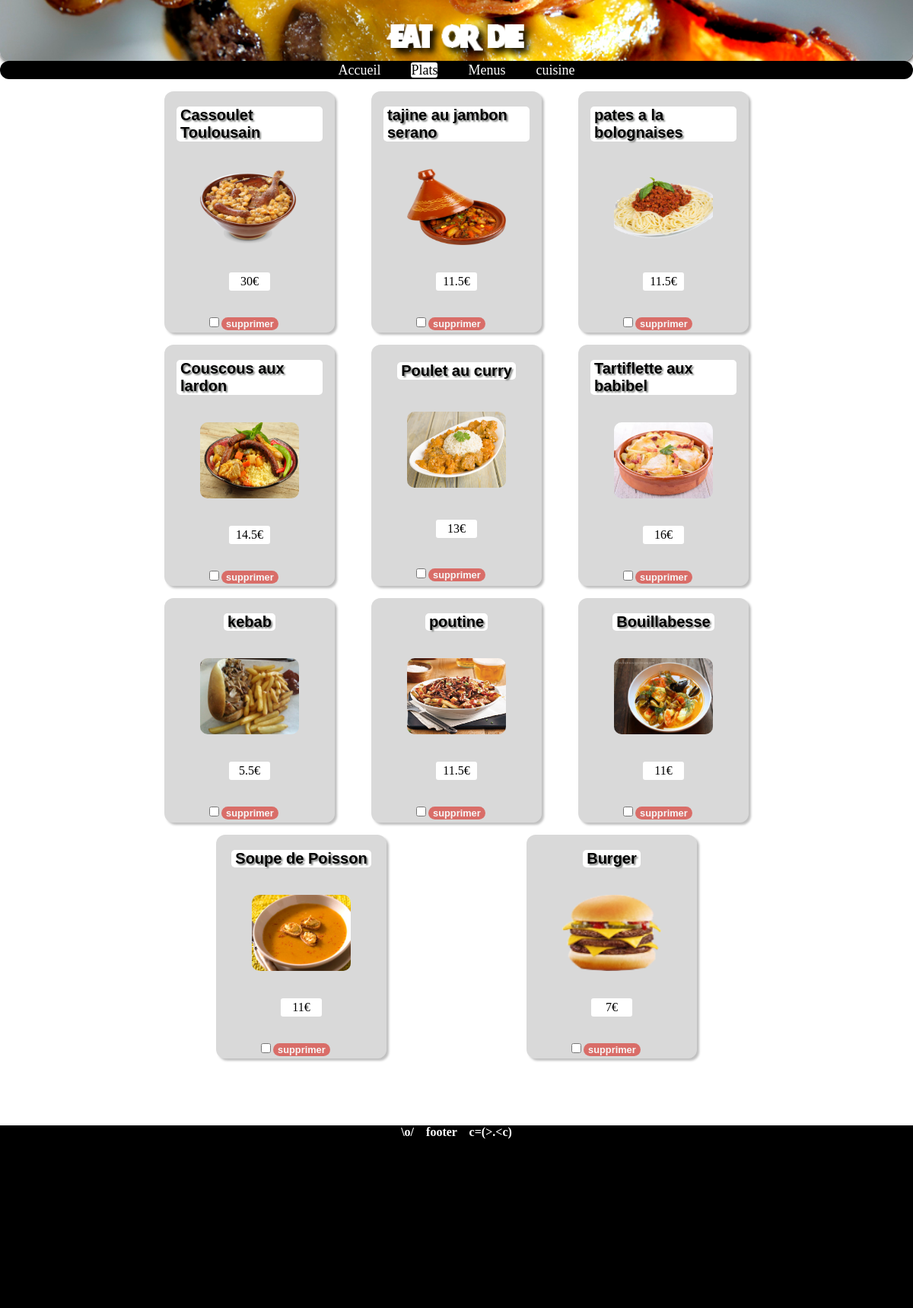
Screenshot of /plats.php with the database file from the repository.
### tables this page shows
CREATE TABLE `plat` (
  `id` int(11) NOT NULL,
  `nom` varchar(255) NOT NULL,
  `prix` float NOT NULL,
  `image` varchar(255) NOT NULL
);

### includes/midPlats.php (the view)
<div class="mainPlat">
  <?php
  include("bdd.php");
  $reponse = $bdd->query('SELECT * FROM plat');
  while ($donnees = $reponse->fetch())
  {
    echo "
    <div class='plat'>
      <p class='source resize'>".$donnees["nom"]."</p>
      <p><img src='".$donnees["image"]."' class='img_plat' alt='photo de ".$donnees["nom"]."'></p>
      <p class='prix'>".$donnees["prix"]."€</p>
      <form class='text flex column microForm' action='traitement.php' method='POST'>
      <label>
        <input class='boxes' type='checkbox' name='list' value='".$donnees["id"]."'>
      </label>
      <button type='submit' name='supp_plat' value='supp_plat' class='true smallSubmit red'>supprimer</button>
      </form>
    </div>";
  };
  ?>
</div>

### includes/header.php (shortened to what this page needs)
<!DOCTYPE html>
<html>
  <head>
    <link href="assets/css/style.css" rel="stylesheet">
  </head>
  <body>
    <header>
      <h1>Eat or Die</h1>
      <div class="liens">
        <span><a href="index.php" class="link ong_accueil onglet_G_on" >Accueil</a></span>
        <span><a href="plats.php" class="link ong_plat">Plats</a></span>
        <span><a href="menus.php" class="link ong_menu">Menus</a></span>
        <span><a href="cuisine.php" class="link ong_cuisine">cuisine</a></span>
      </div>
    </header>

### plats.php (shortened to what this page needs)
<?php
require_once('./includes/header.php');
?>
<div class="mainContainer">
<?php
require_once('./includes/midPlats.php');
?>
</div>
<?php
require_once('./includes/footer.php');
?>

### includes/footer.php
<footer>
<p>\o/ &nbsp;&nbsp; footer &nbsp;&nbsp; c=(&gt;.&lt;c) </p></footer>
</body>
</html>

### assets/css/style.css (style rules this page uses)
html, body, h1, h2, h3, h4, footer { margin: 0; padding: 0; height: 100%; }
body { min-height: 100% }
header { height: 5em; width: 100%; background-image: url('../img/burger1.jpg'); background-position: 0 -410px; background-size: cover; border-bottom-right-radius: 12px; border-bottom-left-radius: 12px; box-shadow: 1px 1px 6px black; margin-bottom: 2em; }
header > h1 { color: white; text-align: center; font-family: "WRESTLEMANIA", serif; font-size: 70px; text-shadow: 6px 6px 8px black; }
.onglet_G_on { color: black; background-color: white; border-radius: 3px; }
.source { font-family: "source", sans-serif; }
.resize { font-size: 20px; font-weight: bold; text-shadow: 2px 2px 2px #848684; background-color: white; border-radius: 5px; padding: 0px 5px; }
.liens { margin-top: 0em; padding-top: 0.1em; padding-bottom: 1px; text-align: center; background-color: black; display: flex; justify-content: center; border-radius: 12px; font-size: 18px; }
header div span a { margin-top:2em; color:white; text-decoration: none; margin: 20px; }
.text { margin-left: 0.3em; padding-right: 1.5em; }
.flex { display: flex; flex-wrap: wrap; }
.column { flex-direction: column; }
.smallSubmit { border: none; background-color: #1E9BB4; color: white; font-weight: bold; font-size: 0.8em; border-radius: 30px; opacity: 0.8; filter: alpha(opacity=80); max-height: 2em; }
.microForm { display:flex; flex-direction: row; justify-content: center; align-items:baseline; }
.red { background-color: #D9534C; }
form { display:flex; flex-direction: column; justify-content: space-between; }
label { margin-top: 1em; margin-bottom: 0.2em; }
.mainPlat { display:flex; flex-wrap: wrap; justify-content: space-around; }
.plat { display:flex; flex-direction: column; justify-content: space-around; align-items: center; background-color: rgba(0,0,0,0.15); box-shadow: 3px 3px 3px silver; border-radius: 12px; padding:0em 1em 0em 1em; margin:0.5em 0.5em; width: 12em; height:auto; }
.img_plat { width: 130px; height:100px; -moz-border-radius:10px 10px; -webkit-border-radius:10px 10px; border-radius:10px 10px; }
.prix { background-color: white; padding:3px; border-radius: 3px; width:3em; text-align: center; }
footer { text-align: center; font-weight: bold; background-color: black; color: white; width: 100%; max-height: 15em; margin-top: 5em; bottom: 0; }
@media screen and (min-width: 900px) { .mainPlat { margin: 0em 6em; } }
@media screen and (min-width: 1150px) { .mainPlat { margin: 0em 12em; } }

### rows the page displays
plat: nom "Cassoulet Toulousain", image (picture), prix "30"
plat: nom "tajine au jambon serano", image (picture), prix "11.5"
plat: nom "pates a la bolognaises", image+nom (picture), prix "11.5"
plat: nom "Couscous aux lardon", image+nom (picture), prix "14.5"
plat: nom "Poulet au curry", image+nom (picture), prix "13"
plat: nom "Tartiflette aux babibel", image+nom (picture), prix "16"
plat: nom "kebab", image+nom (picture), prix "5.5"
plat: nom "poutine", image+nom (picture), prix "11.5"
plat: nom "Bouillabesse", image+nom (picture), prix "11"
plat: nom "Soupe de Poisson", image+nom (picture), prix "11"
plat: nom "Burger", image+nom (picture), prix "7"
